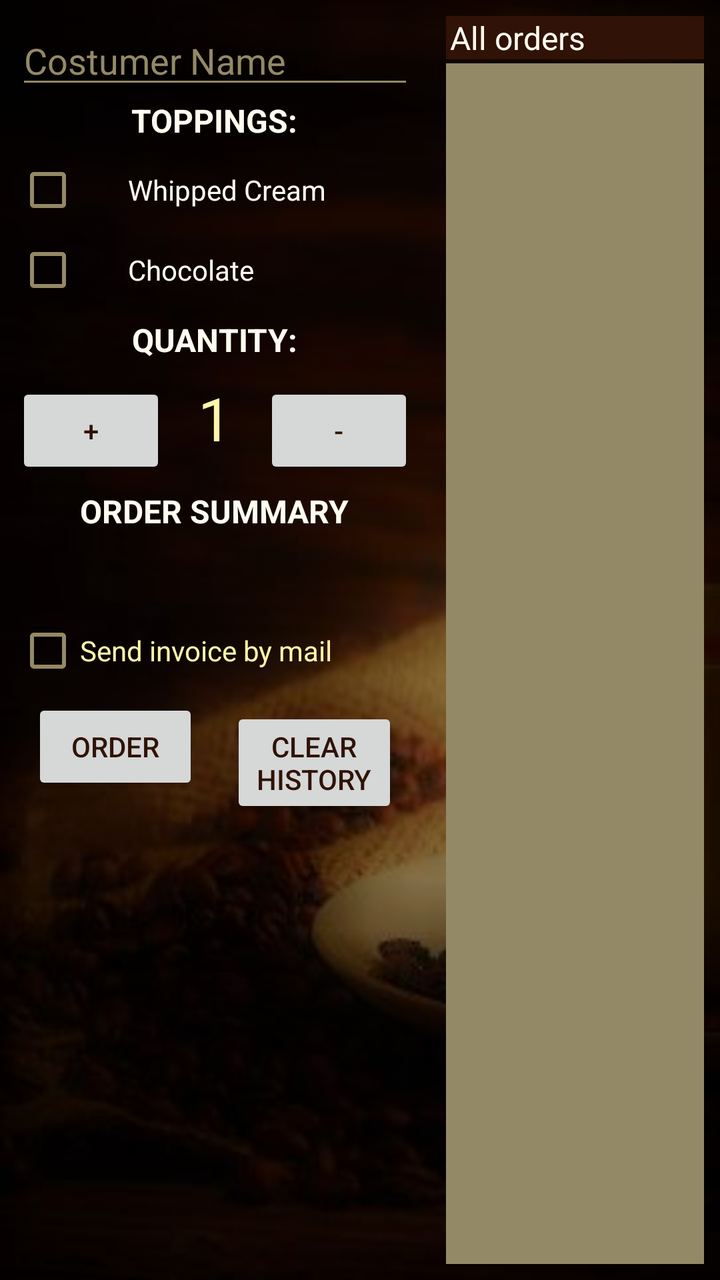
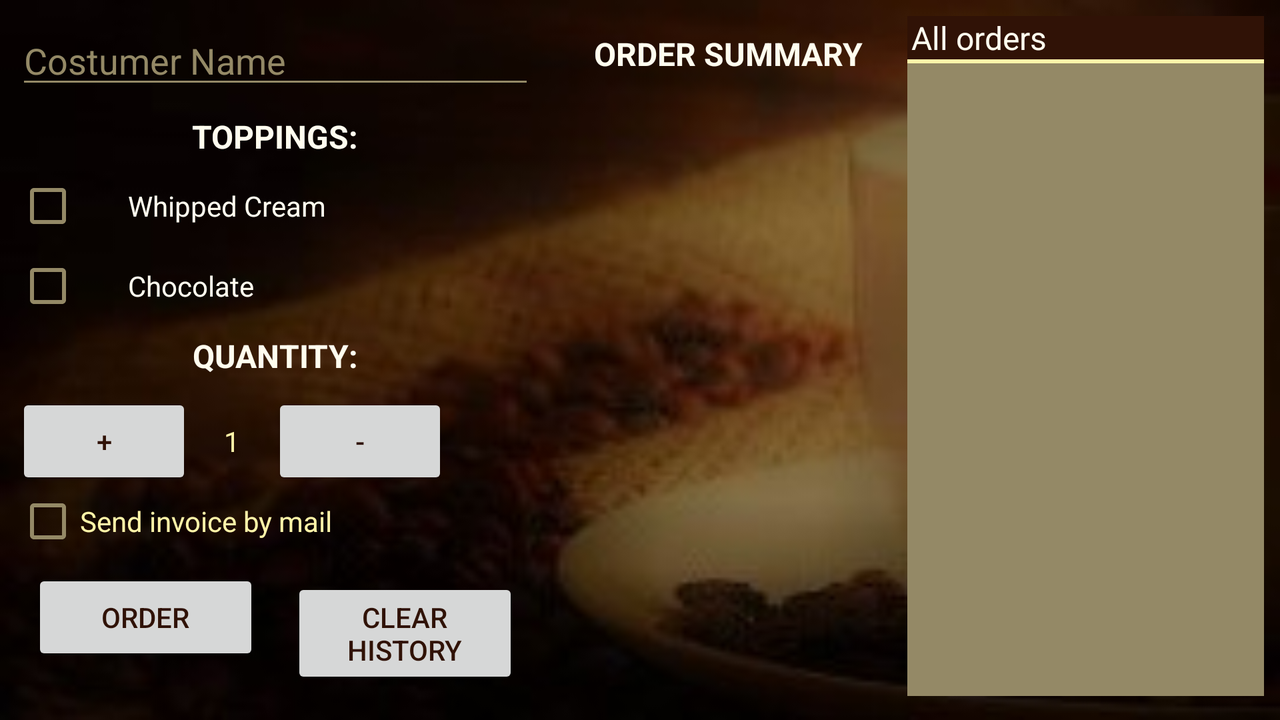

First picture: res/layout/ on a phone held upright. Second picture: the repository's own variant of that layout, on a device whose configuration matches the variant's folder. Source for both follows.
<!-- AndroidManifest.xml: application theme AppTheme -->
<!-- res/layout/activity_main.xml -->
<?xml version="1.0" encoding="utf-8"?>
<LinearLayout xmlns:android="http://schemas.android.com/apk/res/android"
    xmlns:tools="http://schemas.android.com/tools"
    android:layout_width="match_parent"
    android:layout_height="match_parent"
    android:background="@drawable/coffee_image"
    android:scrollbars="vertical"
    tools:context=".MainActivity">

    <LinearLayout
        android:layout_width="match_parent"
        android:layout_height="match_parent"
        android:orientation="horizontal"
        android:padding="8dp">

        <LinearLayout
            android:layout_width="0dp"
            android:layout_weight="5"
            android:layout_height="match_parent"
            android:paddingRight="16dp"
            android:orientation="vertical">
            <EditText
                android:id="@+id/name_edit_text"
                android:layout_width="match_parent"
                android:layout_height="wrap_content"
                android:hint="@string/name_hint"
                android:textColor="@color/colorPrimary"
                android:textColorHint="@color/colorPrimaryDark"/>
            <TextView
                android:layout_width="wrap_content"
                android:layout_height="wrap_content"
                android:layout_marginBottom="8dp"
                android:text="@string/toppings"
                style="@style/heading" />

            <CheckBox
                android:id="@+id/whipped_cream_checkbox"
                android:layout_width="wrap_content"
                android:layout_height="wrap_content"
                android:layout_marginBottom="8dp"
                android:paddingLeft="24dp"
                android:textColor="@color/colorPrimaryLight"
                android:text="@string/whipped_cream" />

            <CheckBox
                android:id="@+id/chocolate_checkbox"
                android:layout_width="wrap_content"
                android:layout_height="wrap_content"
                android:layout_marginBottom="8dp"
                android:paddingLeft="24dp"
                android:textColor="@color/colorPrimaryLight"
                android:text="@string/chocolate" />

            <TextView
                android:layout_width="wrap_content"
                android:layout_height="wrap_content"
                android:layout_marginBottom="8dp"
                android:text="@string/quantity_label"
                style="@style/heading"/>

            <LinearLayout
                android:layout_width="wrap_content"
                android:layout_height="wrap_content"
                android:layout_marginBottom="8dp"
                android:orientation="horizontal">

                <Button
                    android:id="@+id/plus_button"
                    android:layout_width="0dp"
                    android:layout_height="48dp"
                    android:layout_weight="1"
                    android:onClick="increment"
                    android:padding="8dp"
                    android:textColor="@color/colorDark"
                    android:text="+" />

                <TextView
                    android:id="@+id/quantity_text_view"
                    android:layout_width="wrap_content"
                    android:layout_height="wrap_content"
                    android:paddingLeft="16dp"
                    android:paddingRight="16dp"
                    android:textSize="30sp"
                    android:text="@string/quantity" />

                <Button
                    android:id="@+id/minus_button"
                    android:layout_width="0dp"
                    android:layout_height="48dp"
                    android:layout_weight="1"
                    android:onClick="decrement"
                    android:padding="8dp"
                    android:textColor="@color/colorDark"
                    android:text="-" />
            </LinearLayout>

            <TextView
                android:layout_width="wrap_content"
                android:layout_height="wrap_content"
                android:layout_marginBottom="8dp"
                android:text="@string/order_summary_title"
                style="@style/heading"/>

            <TextView
                android:id="@+id/orderSummary_text_view"
                android:layout_width="wrap_content"
                android:layout_height="wrap_content"
                android:padding="8dp"
                android:text="" />
            <CheckBox
                android:id="@+id/send_mail"
                android:layout_width="match_parent"
                android:layout_height="wrap_content"
                android:text="@string/send_mail"
                android:textColor="@color/colorPrimary" />

            <LinearLayout
                android:layout_width="match_parent"
                android:layout_height="wrap_content"
                android:orientation="horizontal">
                <Button
                    android:id="@+id/orderSummary_button"
                    android:layout_width="0dp"
                    android:layout_height="wrap_content"
                    android:layout_weight="1"
                    android:onClick="submitOrder"
                    android:layout_margin="8dp"
                    android:text="@string/order_button_text"
                    android:textAllCaps="true"
                    android:textColor="@color/colorDark" />
                <Button
                    android:id="@+id/clear_history"
                    android:layout_width="0dp"
                    android:layout_height="wrap_content"
                    android:layout_weight="1"
                    android:onClick="clearHistory"
                    android:layout_margin="8dp"
                    android:text="@string/clear_history_button"
                    android:textAllCaps="true"
                    android:textColor="@color/colorDark" />
            </LinearLayout>
            <ImageView
                android:layout_width="match_parent"
                android:layout_height="0dp"
                android:layout_weight="1"
                android:src="@drawable/coffeelogo"/>
        </LinearLayout>
        <LinearLayout
            android:layout_width="0dp"
            android:layout_height="match_parent"
            android:layout_weight="3"
            android:orientation="vertical">
            <TextView
                style="@style/list_item"
                android:text="@string/order_history_text"
                android:layout_width="match_parent"
                android:layout_height="wrap_content" />
            <include layout="@layout/history_recycler_view" />
        </LinearLayout>
    </LinearLayout>

</LinearLayout>
<!-- res/layout/history_recycler_view.xml (included above) -->
<android.support.v7.widget.RecyclerView android:id="@+id/recyclerview"
    android:layout_width="match_parent"
    android:layout_height="match_parent"
    android:background="@color/colorPrimaryDark"
    tools:listitem="@layout/recyclerview_item"
    xmlns:android="http://schemas.android.com/apk/res/android"
    xmlns:tools="http://schemas.android.com/tools" />
<!-- res/layout/recyclerview_item.xml (included above) -->
<?xml version="1.0" encoding="utf-8"?>
<LinearLayout xmlns:android="http://schemas.android.com/apk/res/android"
    android:layout_width="match_parent"
    android:layout_height="wrap_content"
    android:orientation="vertical">

    <TextView
        style="@style/list_item"
        android:id="@+id/textView"
        android:layout_width="match_parent"
        android:layout_height="wrap_content"/>
</LinearLayout>
<!-- resources referenced by this layout -->
<resources>
  <color name="colorDark">#301206</color>
  <color name="colorPrimary">#fff5a9</color>
  <color name="colorPrimaryDark">#948966</color>
  <color name="colorPrimaryLight">#fffdef</color>
  <!-- drawable coffee_image: jpg bitmap (drawable, 31994 bytes) -->
  <string name="chocolate">Chocolate</string>
  <string name="clear_history_button">Clear History</string>
  <string name="name_hint">Costumer Name</string>
  <string name="order_button_text">Order</string>
  <string name="order_history_text">All orders</string>
  <string name="order_summary_title">Order summary</string>
  <string name="quantity">1</string>
  <string name="quantity_label">Quantity:</string>
  <string name="send_mail">Send invoice by mail</string>
  <string name="toppings">Toppings:</string>
  <string name="whipped_cream">Whipped Cream</string>
  <style name="heading">
          <item name="android:textColor">@color/colorPrimaryLight</item>
          <item name="android:textAllCaps">true</item>
          <item name="android:textSize">16dp</item>
          <item name="android:textStyle">bold</item>
          <item name="android:layout_gravity">center_horizontal</item>
      </style>
  <style name="list_item">
          <item name="android:textColor">@color/colorPrimaryLight</item>
          <item name="android:background">@color/colorDark</item>
          <item name="android:textSize">16dp</item>
          <item name="android:paddingRight">2dp</item>
          <item name="android:paddingLeft">2dp</item>
          <item name="android:layout_marginBottom">2dp</item>
      </style>
  <style name="AppTheme" parent="Theme.AppCompat.Light.NoActionBar">
          
          <item name="colorPrimary">@color/colorPrimary</item>
          <item name="colorPrimaryDark">@color/colorPrimaryDark</item>
          <item name="colorControlNormal">@color/colorPrimaryDark</item>   
          <item name="colorControlActivated">@color/colorPrimary</item> 
          <item name="android:textColor">@color/colorPrimary</item> 
      </style>
</resources>
<!-- res/layout-land/activity_main.xml (the repository's variant of the layout above) -->
<!-- drawn on the phone turned sideways -->
<?xml version="1.0" encoding="utf-8"?>
<LinearLayout xmlns:android="http://schemas.android.com/apk/res/android"
    xmlns:tools="http://schemas.android.com/tools"
    android:layout_width="match_parent"
    android:layout_height="match_parent"
    android:background="@drawable/coffee_image"
    android:padding="8dp"
    android:scrollbars="vertical"
    tools:context=".MainActivity">

    <LinearLayout
        android:layout_width="match_parent"
        android:layout_height="wrap_content"
        android:orientation="horizontal">
        <LinearLayout
            android:layout_width="0dp"
            android:layout_height="match_parent"
            android:layout_weight="3"
            android:orientation="vertical"
            android:paddingRight="8dp">

            <EditText
                android:id="@+id/name_edit_text"
                android:layout_width="match_parent"
                android:layout_height="wrap_content"
                android:hint="@string/name_hint"
                android:paddingRight="16dp"
                android:textColor="@color/colorPrimary"
                android:textColorHint="@color/colorPrimaryDark" />

            <TextView
                style="@style/heading"
                android:layout_width="wrap_content"
                android:layout_height="wrap_content"
                android:layout_marginBottom="8dp"
                android:layout_marginTop="8dp"
                android:text="@string/toppings" />

            <CheckBox
                android:id="@+id/whipped_cream_checkbox"
                android:layout_width="wrap_content"
                android:layout_height="wrap_content"
                android:layout_marginBottom="8dp"
                android:paddingLeft="24dp"
                android:text="@string/whipped_cream"
                android:textColor="@color/colorPrimaryLight" />

            <CheckBox
                android:id="@+id/chocolate_checkbox"
                android:layout_width="wrap_content"
                android:layout_height="wrap_content"
                android:layout_marginBottom="8dp"
                android:paddingLeft="24dp"
                android:text="@string/chocolate"
                android:textColor="@color/colorPrimaryLight" />

            <TextView
                style="@style/heading"
                android:layout_width="wrap_content"
                android:layout_height="wrap_content"
                android:layout_marginBottom="8dp"
                android:text="@string/quantity_label" />

            <LinearLayout
                android:layout_width="wrap_content"
                android:layout_height="wrap_content"
                android:orientation="horizontal">

                <Button
                    android:id="@+id/plus_button"
                    android:layout_width="0dp"
                    android:layout_height="48dp"
                    android:layout_weight="1"
                    android:onClick="increment"
                    android:padding="8dp"
                    android:text="+"
                    android:textColor="@color/colorDark" />

                <TextView
                    android:id="@+id/quantity_text_view"
                    android:layout_width="wrap_content"
                    android:layout_height="wrap_content"
                    android:paddingLeft="16dp"
                    android:paddingRight="16dp"
                    android:text="@string/quantity" />

                <Button
                    android:id="@+id/minus_button"
                    android:layout_width="0dp"
                    android:layout_height="48dp"
                    android:layout_weight="1"
                    android:onClick="decrement"
                    android:padding="8dp"
                    android:text="-"
                    android:textColor="@color/colorDark" />
            </LinearLayout>

            <CheckBox
                android:id="@+id/send_mail"
                android:layout_width="match_parent"
                android:layout_height="wrap_content"
                android:text="@string/send_mail"
                android:textColor="@color/colorPrimary" />

            <LinearLayout
                android:layout_width="match_parent"
                android:layout_height="wrap_content"
                android:orientation="horizontal">

                <Button
                    android:id="@+id/orderSummary_button"
                    android:layout_width="0dp"
                    android:layout_height="wrap_content"
                    android:layout_margin="8dp"
                    android:layout_weight="1"
                    android:onClick="submitOrder"
                    android:text="@string/order_button_text"
                    android:textAllCaps="true"
                    android:textColor="@color/colorDark" />

                <Button
                    android:id="@+id/clear_history"
                    android:layout_width="0dp"
                    android:layout_height="wrap_content"
                    android:layout_margin="8dp"
                    android:layout_weight="1"
                    android:onClick="clearHistory"
                    android:text="@string/clear_history_button"
                    android:textAllCaps="true"
                    android:textColor="@color/colorDark" />
            </LinearLayout>
        </LinearLayout>

        <LinearLayout
            android:layout_width="0dp"
            android:layout_height="match_parent"
            android:layout_weight="2"
            android:orientation="vertical"
            android:padding="8dp">

            <TextView
                style="@style/heading"
                android:layout_width="wrap_content"
                android:layout_height="wrap_content"
                android:layout_marginBottom="8dp"
                android:text="@string/order_summary_title" />

            <TextView
                android:id="@+id/orderSummary_text_view"
                android:layout_width="wrap_content"
                android:layout_height="wrap_content"
                android:layout_marginLeft="8dp"
                android:layout_marginRight="8dp"
                android:text="" />
        </LinearLayout>

        <LinearLayout
            android:layout_width="0dp"
            android:layout_height="match_parent"
            android:layout_weight="2"
            android:background="@color/colorPrimary"
            android:orientation="vertical">

            <TextView
                style="@style/list_item"
                android:layout_width="match_parent"
                android:layout_height="wrap_content"
                android:text="@string/order_history_text" />

            <include layout="@layout/history_recycler_view" />

        </LinearLayout>
    </LinearLayout>
</LinearLayout>
